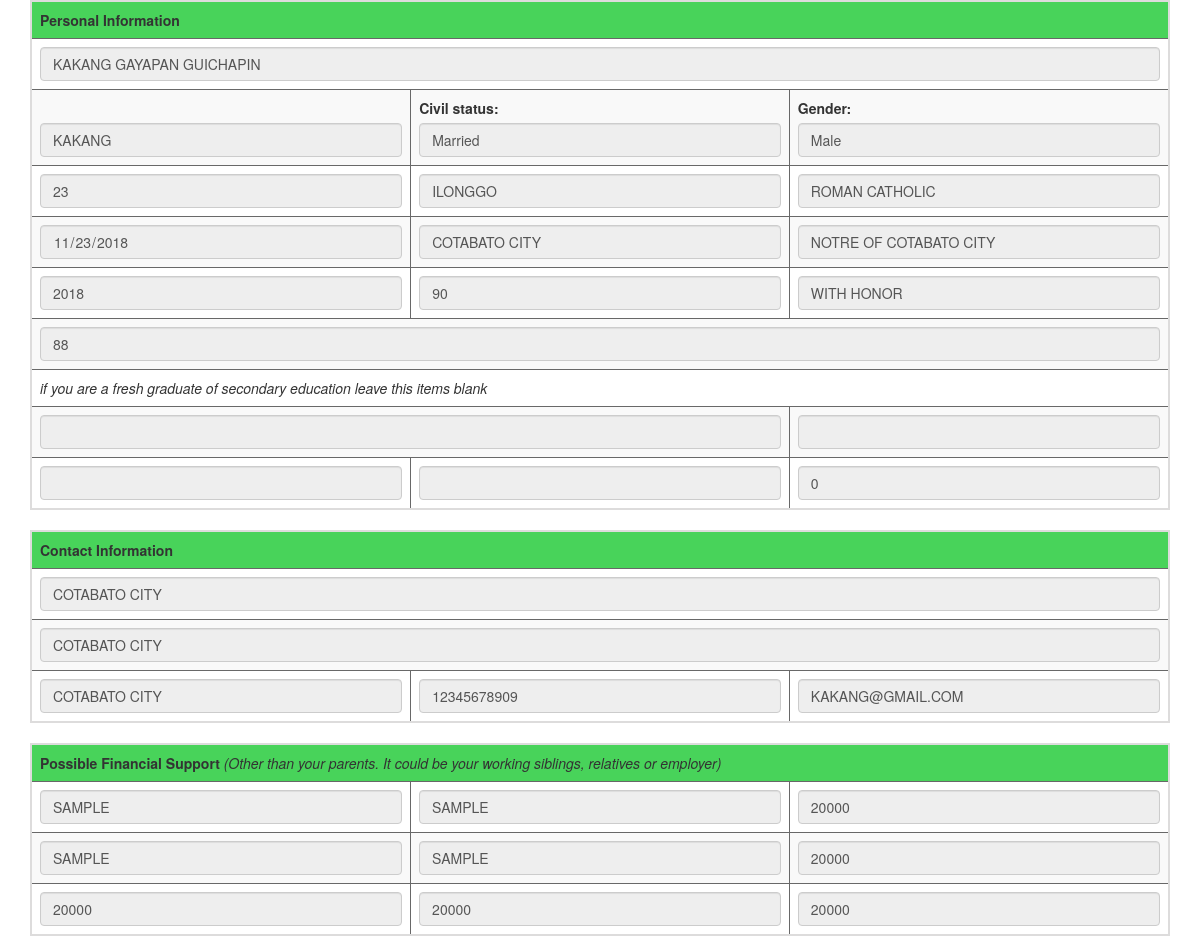
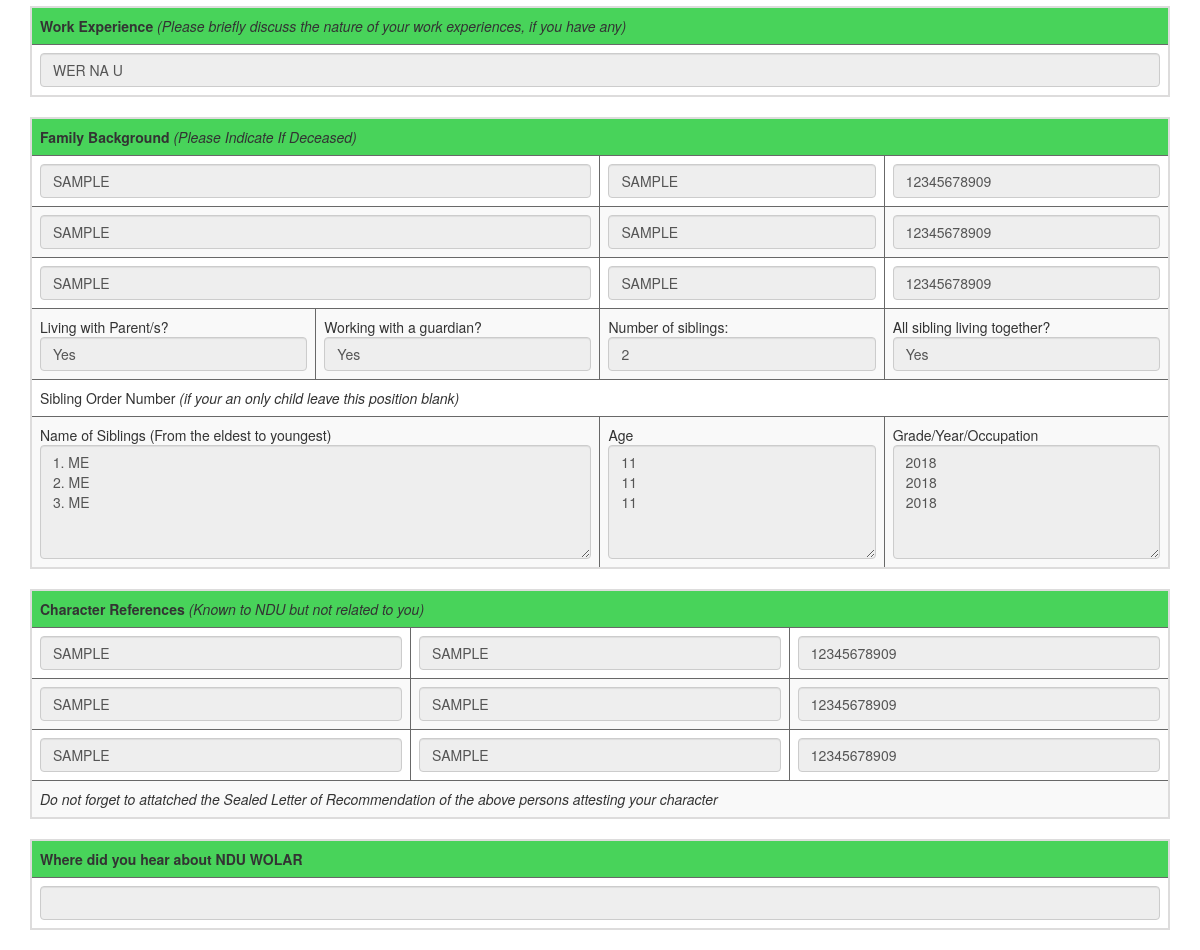
/view_application_details.php?id=9, run on the app's committed database (2 pictures, top to bottom).
### tables this page shows
CREATE TABLE `wolar_application` (
  `WOLAR_ID` int(10) NOT NULL,
  `NAME` varchar(40) NOT NULL,
  `NICKNAME` varchar(20) NOT NULL,
  `CIVILSTATUS` varchar(10) NOT NULL,
  `GENDER` text NOT NULL,
  `AGE` int(10) NOT NULL,
  `TRIBE` varchar(10) NOT NULL,
  `RELIGION` varchar(15) NOT NULL,
  `DATE_OF_BIRTH` text NOT NULL,
  `PLACE_OF_BIRTH` varchar(30) NOT NULL,
  `HIGH_SCHOOL` varchar(30) NOT NULL,
  `YEAR_GRADUATED_HIGH_SCHOOL` int(5) NOT NULL,
  `HIGH_SCHOOL_GRADE` int(10) NOT NULL,
  `HONORS_AWARD_RECEIVED` varchar(15) NOT NULL,
  `NCAE_GRADE` int(11) NOT NULL,
  `COLLEGE_UNIVERSITY_LAST_ATTENDED` varchar(20) NOT NULL,
  `TERM_YEAR_LAST_ATTENDED` varchar(20) NOT NULL,
  `COURSE_MAJOR` varchar(20) NOT NULL,
  `YEAR_LEVEL` varchar(15) NOT NULL,
  `WAG_TOTAL_UNITS_EARNED` int(11) NOT NULL,
  `CURRENT_ADDRESS` varchar(50) NOT NULL,
  `PROVINCIAL_ADDRESS` varchar(50) NOT NULL,
  `PHONENUMBER` text NOT NULL,
  `MOBILENUMBER` text NOT NULL,
  `EMAILADDRESS` text NOT NULL,
  `FINANCIAL_SUPPORT_NAME1` varchar(30) NOT NULL,
  `RELATION1` varchar(10) NOT NULL,
  `MONTHLY_SUPPORT1` int(10) NOT NULL,
  `FINANCIAL_SUPPORT_NAME2` varchar(30) NOT NULL,
  `RELATION2` varchar(10) NOT NULL,
  `MONTHLY_SUPPORT2` int(5) NOT NULL,
  `FINANCIAL_SUPPORT_NAME3` varchar(30) NOT NULL,
  `RELATION3` varchar(10) NOT NULL,
  `MONTHLY_SUPPORT3` int(5) NOT NULL,
  `WORK_EXPERIENCE` text NOT NULL,
  `FATHER` varchar(50) NOT NULL,
  `FATHER_OCCUPATION` varchar(40) NOT NULL,
  `FATHER_CONTACT_NUMBER` text NOT NULL,
  `MOTHER` varchar(50) NOT NULL,
  `MOTHER_OCCUPATION` varchar(40) NOT NULL,
  `MOTHER_CONTACT_NUMBER` text NOT NULL,
  `GUARDIAN` varchar(50) NOT NULL,
  `GUARDIAN_OCCUPATION` varchar(40) NOT NULL,
  `GUARDIAN_CONTACT_NUMBER` text NOT NULL,
  `LIVING_WITH_PARENTS` varchar(5) NOT NULL,
  `WORKING_WITH_GUARDIAN` varchar(5) NOT NULL,
  `NUMBER_OF_SIBLINGS` int(2) NOT NULL,
  `ALL_SIBLINGS_LIVING` varchar(5) NOT NULL,
  `NAME_OF_SIBLINGS` text NOT NULL,
  `SIBLINGS_AGE` text NOT NULL,
  `GRADE_YEAR_OCCUPATION` text NOT NULL,
  `REF_NAME1` varchar(30) NOT NULL,
  `REF_OCCUPATION1` varchar(20) NOT NULL,
  `REF_CONTACT_NUMBER1` text NOT NULL,
  `REF_NAME2` varchar(30) NOT NULL,
  `REF_OCCUPATION2` varchar(20) NOT NULL,
  `REF_CONTACT_NUMBER2` text NOT NULL,
  `REF_NAME3` varchar(30) NOT NULL,
  `REF_OCCUPATION3` varchar(20) NOT NULL,
  `REF_CONTACT_NUMBER3` text NOT NULL,
  `HEAR` text NOT NULL
);

### view_application_details.php (the view, shortened to what the rows shown need)
<?php
include 'connection.php';
$id = $_GET['id'];
$sql = "SELECT * FROM wolar_application WHERE WOLAR_ID = '$id'";
$query = mysqli_query($con, $sql);
$numRows = mysqli_num_rows($query);
if($numRows > 0){
    $row = mysqli_fetch_array($query);
    $name = $row[1];
    $nickname = $row[2];
    $civil_status = $row[3];
    $gender = $row[4];
    $age = $row[5];
    $tribe = $row[6];
    $religion = $row[7];
    $date_of_birth = $row[8];
    $place_of_birth = $row[9];
    $high_school = $row[10];
    $year_graduated_high_school = $row[11];
    $high_school_grade = $row[12];
    $honors_awards_received = $row[13];
    $ncae_grade = $row[14];
    $wag_total_units_earned = $row[19];
    $current_mailing_address = $row[20];
    $provincial_mailing_address = $row[21];
    $phone_number = $row[22];
    $mobile_number = $row[23];
    $emailaddress = $row[24];
    $finanial_support_name1 = $row[25];
    $relation1 = $row[26];
    $monthly_support1 = $row[27];
    $finanial_support_name2 = $row[28];
    $relation2 = $row[29];
    $monthly_support2 = $row[30];
    $monthly_support3 = $row[33];
    $work_experience = $row[34];
    $father = $row[35];
    $father_occupation = $row[36];
    $father_contact_number = $row[37];
    $mother = $row[38];
    $mother_occupation = $row[39];
    $mother_contact_number = $row[40];
    $guardian = $row[41];
    $guardian_occupation = $row[42];
    $guardian_contact_number = $row[43];
    $living_with_parents = $row[44];
    $working_with_guardian = $row[45];
    $number_of_siblings = $row[46];
    $siblings_living_together = $row[47];
    $name_of_siblings = $row[48];
    $siblings_age = $row[49];
    $grade_year_occupation = $row[50];
    $reference_name1 = $row[51];
    $reference_occupation1 = $row[52];
    $reference_contact_number1 = $row[53];
    $reference_name2 = $row[54];
    $reference_occupation2 = $row[55];
    $reference_contact_number2 = $row[56];
    $reference_name3 = $row[57];
    $reference_occupation3 = $row[58];
    $reference_contact_number3 = $row[59];
}
?>
<!DOCTYPE html>
<html lang="en">
<head>
    <link rel="stylesheet" href="bootstrap/css/bootstrap.min.css"/>
    <link rel="stylesheet" href="css/style.css"/>
</head>
<body>
    <div class="container">
        <form action="#" method="POST">
            <table class="table table-striped" style="border: 2px solid #dddcdc">
                <tr>
                    <th colspan="3" style="background-color:#48d35a">Personal Information</th>
                </tr>
                <tr>
                    <td colspan="3"><input type="text" name="name" class="form-control" value="<?php echo $name ?>" disabled></td>
                </tr>
                <tr>
                    <td><input type="text" name="nickname" class="form-control" style="margin-top: 25px;" value="<?php echo $nickname ?>" disabled></td>
                    <td><label>Civil status:</label>
                        <input type="text" name="civil_status" class="form-control" value="<?php echo $civil_status ?>" disabled>
                    </td>
                    <td><label>Gender:</label>
                        <input type="text" name="gender" class="form-control" value="<?php echo $gender ?>" disabled>
                    </td>
                </tr>
                <tr>
                    <td><input type="text" name="age" class="form-control" value="<?php echo $age ?>" disabled></td>
                    <td><input type="text" name="tribe" class="form-control" value="<?php echo $tribe ?>" disabled></td>
                    <td><input type="text" name="religion" class="form-control" value="<?php echo $religion ?>" disabled></td>
                </tr>
                <tr>
                    <td><input type="date" name="date_of_birth" class="form-control" value="<?php echo $date_of_birth ?>" disabled></td>
                    <td><input type="text" name="place_of_birth" class="form-control" value="<?php echo $place_of_birth ?>" disabled></td>
                    <td><input type="text" name="high_school" class="form-control" value="<?php echo $high_school ?>" disabled></td>
                </tr>
                <tr>
                    <td><input type="text" name="year_graduated" class="form-control" value="<?php echo $year_graduated_high_school ?>" disabled/></td>
                    <td><input type="text" name="high_school_grade" class="form-control" value="<?php echo $high_school_grade ?>" disabled></td>
                    <td><input type="text" name="honors_awards" class="form-control" value="<?php echo $honors_awards_received ?>" disabled></td>
                </tr>
                <tr>
                    <td colspan="3"><input type="number" name="ncae_grade" class="form-control" value="<?php echo $ncae_grade ?>" disabled></td>
                </tr>
                <tr>
                    <td><input type="number" name="total_units_earned" class="form-control" value="<?php echo $wag_total_units_earned ?>" disabled></td>
                </tr>
            </table>
            <table class="table table-striped" style="border: 2px solid #dddcdc">
                <tr>
                    <th colspan="3" style="background-color:#48d35a">Contact Information</th>
                </tr>
                <tr>
                    <td colspan="3"><input type="text" name="current_mailing_address" class="form-control" value="<?php echo $current_mailing_address ?>" disabled></td>
                </tr>
                <tr>
                    <td colspan="3"><input type="text" name="provincial_mailing_address" class="form-control" value="<?php echo $provincial_mailing_address ?>" disabled></td>
                </tr>
                <tr>
                    <td><input type="text" name="phone_number" class="form-control" value="<?php echo $phone_number ?>" disabled></td>
                    <td><input type="text" name="mobile_number" class="form-control" value="<?php echo $mobile_number ?>" disabled></td>
                    <td><input type="text" name="emailaddress" class="form-control" value="<?php echo $emailaddress ?>" disabled></td>
                </tr>
            </table>
            <table class="table table-striped" style="border: 2px solid #dddcdc">
                <tr>
                    <td><input type="text" name="name1" class="form-control" value="<?php echo $finanial_support_name1 ?>" disabled></td>
                    <td><input type="text" name="relation1" class="form-control" value="<?php echo $relation1 ?>" disabled></td>
                    <td><input type="text" name="amount_monthly_support1" class="form-control" value="<?php echo $monthly_support1 ?>" disabled></td>
                </tr>
                <tr>
                    <td><input type="text" name="name2" class="form-control" value="<?php echo $finanial_support_name2 ?>" disabled></td>
                    <td><input type="text" name="relation2" class="form-control" value="<?php echo $relation2 ?>" disabled></td>
                    <td><input type="text" name="amount_monthly_support2" class="form-control" value="<?php echo $monthly_support2 ?>" disabled></td>
                </tr>
                <tr>
                    <td><input type="text" name="name3" class="form-control" value="<?php echo $monthly_support3 ?>" disabled></td>
                    <td><input type="text" name="relation3" class="form-control" value="<?php echo $monthly_support3 ?>" disabled></td>
                    <td><input type="text" name="amount_monthly_support3" class="form-control" value="<?php echo $monthly_support3 ?>" disabled></td>
                </tr>
            </table>
            <table class="table table-striped" style="border: 2px solid #dddcdc">
                <tr>
                    <td><input type="text" name="" class="form-control" value="<?php echo $work_experience ?>" disabled></td>
                </tr>
            </table>
            <table class="table table-striped" style="border: 2px solid #dddcdc">
                <tr>
                    <td colspan="2"><input type="text" name="father" class="form-control" value="<?php echo $father ?>" disabled></td>
                    <td><input type="text" name="father_occupation" class="form-control" value="<?php echo $father_occupation ?>" disabled></td>
                    <td><input type="text" name="father_contact_number" class="form-control" value="<?php echo $father_contact_number ?>" disabled></td>
                </tr>
                <tr>
                    <td colspan="2"><input type="text" name="mother" class="form-control" value="<?php echo $mother ?>" disabled></td>
                    <td><input type="text" name="mother_occupation" class="form-control" value="<?php echo $mother_occupation ?>" disabled></td>
                    <td><input type="number" name="mother_contact_number" class="form-control" value="<?php echo $mother_contact_number ?>" disabled></td>
                </tr>
                <tr>
                    <td colspan="2"><input type="text" name="guardian" class="form-control" value="<?php echo $guardian ?>" disabled></td>
                    <td><input type="text" name="guardian_occupation" class="form-control" value="<?php echo $guardian_occupation ?>" disabled></td>
                    <td><input type="text" name="guardian_contact_number" class="form-control" value="<?php echo $guardian_contact_number ?>" disabled></td>
                </tr>
                <tr>
                    <td>Living with Parent/s? &nbsp <input type="text" name="living_with_parents" class="form-control" value="<?php echo $living_with_parents ?>" disabled>
                    <td>Working with a guardian? &nbsp <input type="text" name="living_with_parents" class="form-control" value="<?php echo $working_with_guardian ?>" disabled></td>
                    <td>Number of siblings: <input type="number" name="number_of_siblings" class="form-control" value="<?php echo $number_of_siblings ?>" disabled></td>
                    <td>All sibling living together? &nbsp <input type="text" name="siblings_living_together" class="form-control" value="<?php echo $siblings_living_together ?>" disabled></td>
                </tr>
                <tr>
                    <td colspan="2">Name of Siblings (From the eldest to youngest)
                        <textarea name="siblings_name" class="form-control" col="" rows="5" disabled style="text-indent: -7.8em;">
                            <?php echo $name_of_siblings ?>
                        </textarea>
                    </td>
                    <td>Age
                        <textarea name="siblings_age" class="form-control" rows="5" style="text-indent: -7.8em;" disabled>
                            <?php echo $siblings_age ?>
                        </textarea>
                    </td>
                    <td>Grade/Year/Occupation
                        <textarea name="siblings_grade_year_occupation" class="form-control" col="" rows="5" disabled disabled style="text-indent: -7.8em;">
                            <?php echo $grade_year_occupation ?>
                        </textarea>
                    </td>
                </tr>
            </table>
            <table class="table table-striped" style="border: 2px solid #dddcdc">
                <tr>
                    <td><input type="text" name="reference1" class="form-control" value="<?php echo $reference_name1 ?>" disabled></td>
                    <td><input type="text" name="reference_occupation1" class="form-control" value="<?php echo $reference_occupation1 ?>" disabled></td>
                    <td><input type="text" name="reference_contact_number1" class="form-control" value="<?php echo $reference_contact_number1 ?>" disabled></td>
                </tr>
                <tr>
                    <td><input type="text" name="reference2" class="form-control" value="<?php echo $reference_name2 ?>" disabled></td>
                    <td><input type="text" name="reference_occupation2" class="form-control" value="<?php echo $reference_occupation2 ?>" disabled></td>
                    <td><input type="text" name="reference_contact_number2" class="form-control" value="<?php echo $reference_contact_number2 ?>" disabled></td>
                </tr>
                <tr>
                    <td><input type="text" name="reference3" class="form-control" value="<?php echo $reference_name3 ?>" disabled></td>
                    <td><input type="text" name="reference_occupation3" class="form-control" value="<?php echo $reference_occupation3 ?>" disabled></td>
                    <td><input type="text" name="reference_contact_number3" class="form-control" value="<?php echo $reference_contact_number3 ?>" disabled></td>
                </tr>
            </table>
        </form>
    </div>
</body>
</html>

### data on the page
wolar_application: name "KAKANG GAYAPAN GUICHAPIN", nickname "KAKANG", civil_status "Married", gender "Male", age "23", tribe "ILONGGO", religion "ROMAN CATHOLIC", date_of_birth "11/23/2018", place_of_birth "COTABATO CITY", high_school "NOTRE OF COTABATO CITY", year_graduated "2018", high_school_grade "90", honors_awards "WITH HONOR", ncae_grade "88", total_units_earned "0", current_mailing_address "COTABATO CITY", provincial_mailing_address "COTABATO CITY", phone_number "COTABATO CITY", mobile_number "12345678909", emailaddress "KAKANG@GMAIL.COM", name1 "SAMPLE", relation1 "SAMPLE", amount_monthly_support1 "20000", name2 "SAMPLE", relation2 "SAMPLE", amount_monthly_support2 "20000", name3 "20000", relation3 "20000", amount_monthly_support3 "20000", WORK_EXPERIENCE "WER NA U", father "SAMPLE", father_occupation "SAMPLE", father_contact_number "12345678909", mother "SAMPLE", mother_occupation "SAMPLE", mother_contact_number "12345678909", guardian "SAMPLE", guardian_occupation "SAMPLE", guardian_contact_number "12345678909", living_with_parents "Yes", number_of_siblings "2", siblings_living_together "Yes", siblings_name "1. ME 2. ME 3. ME", siblings_age "11 11 11", siblings_grade_year_occupation "2018 2018 2018", reference1 "SAMPLE", reference_occupation1 "SAMPLE", reference_contact_number1 "12345678909", reference2 "SAMPLE", reference_occupation2 "SAMPLE", reference_contact_number2 "12345678909", reference3 "SAMPLE", reference_occupation3 "SAMPLE", reference_contact_number3 "12345678909"
